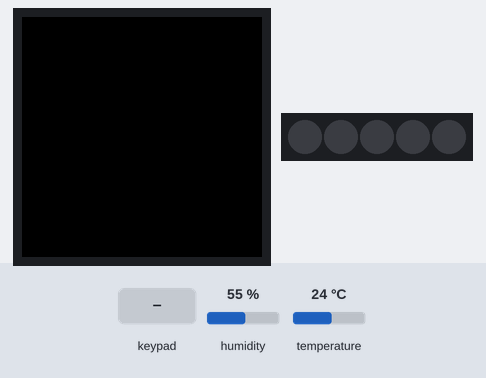
A sketch run on a simulated Arduino MKR. On the bench: 240×240 colour display, 5 RGB LEDs in strip order, left to right. The inputs (shaded band) are chosen by the test bench; at power-on: humidity 55 %, temperature 24 °C. WiFi joins after 1.5 s; servers stay silent unless stated; uploads are accepted with an empty reply; what the sketch prints to the serial monitor is not drawn.

Above: at 2.9 s.
3.0 s: key '0' pressed
At 5.8 s:
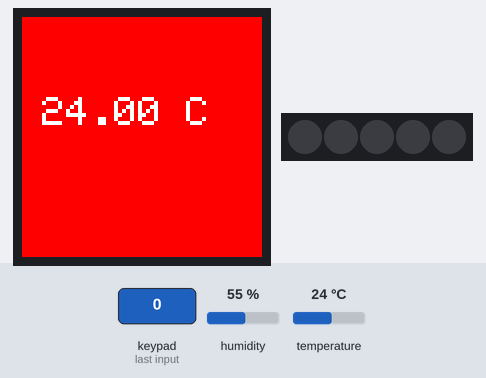
6.4 s: keypad keys 1 2 3 4 pressed 1.5 s apart
At 11.8 s:
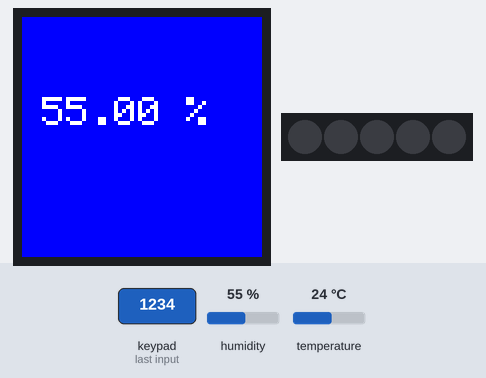
Timing chart, 0 to 13.3 s (numbered marks = the images above; inputs shaded):
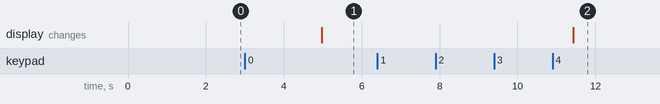

The sketch:

sensor_arduino.ino
```cpp
/*
  Explore IoT - Activity 01 (extendido con WiFi + HTTP)
*/
#include <Arduino_MKRIoTCarrier.h>
#include <WiFiNINA.h>
#include <ArduinoHttpClient.h>

MKRIoTCarrier carrier;

// =======================
// VARIABLES SENSORES
// =======================
float temperature = 0;
float humidity = 0;

// Valores finales ajustados
float finalTemperature = 0;
float finalHumidity = 0;

// =======================
// WIFI CONFIG
// =======================
char ssid[] = "wifi-CsComputacion";
char pass[] = "EPCC2022$";

// =======================
// SERVER CONFIG
// =======================
char serverAddress[] = "10.7.135.45";
int port = 5000;

// =======================
// CLIENTES
// =======================
WiFiClient wifi;
HttpClient client = HttpClient(wifi, serverAddress, port);

void setup() {
  Serial.begin(9600);

  CARRIER_CASE = false;
  carrier.begin();

  connectWiFi();
}

void loop() {
  // =======================
  // LECTURA SENSORES
  // =======================
  temperature = carrier.Env.readTemperature();
  humidity = carrier.Env.readHumidity();

  // =======================
  // AJUSTE DE VALORES
  // =======================
  finalTemperature = temperature;
  finalHumidity = humidity;

  if (temperature >= 30.0) {
    finalTemperature = temperature + 70.0;
    finalHumidity = humidity * 0.1;
  }

  carrier.Buttons.update();

  Serial.print("Temperature original = ");
  Serial.print(temperature);
  Serial.println(" °C");

  Serial.print("Temperature final = ");
  Serial.print(finalTemperature);
  Serial.println(" °C");

  Serial.print("Humidity original = ");
  Serial.print(humidity);
  Serial.println(" %");

  Serial.print("Humidity final = ");
  Serial.print(finalHumidity);
  Serial.println(" %");

  // =======================
  // BOTONES
  // =======================
  if (carrier.Buttons.onTouchDown(TOUCH0)) {
    printTemperature();
  }

  if (carrier.Buttons.onTouchDown(TOUCH2)) {
    printHumidity();
  }

  // =======================
  // ENVIO HTTP
  // =======================
  sendDataHTTP();

  delay(3000); // cada 10 segundos
}

// =======================
// FUNCIONES DISPLAY
// =======================
void printTemperature() {
  carrier.display.fillScreen(ST77XX_RED);
  carrier.display.setTextColor(ST77XX_WHITE);
  carrier.display.setTextSize(4);
  carrier.display.setCursor(20, 80);
  carrier.display.print(finalTemperature);
  carrier.display.print(" C");
}

void printHumidity() {
  carrier.display.fillScreen(ST77XX_BLUE);
  carrier.display.setTextColor(ST77XX_WHITE);
  carrier.display.setTextSize(4);
  carrier.display.setCursor(20, 80);
  carrier.display.print(finalHumidity);
  carrier.display.print(" %");
}

// =======================
// WIFI
// =======================
void connectWiFi() {
  Serial.print("Conectando a WiFi");

  while (WiFi.begin(ssid, pass) != WL_CONNECTED) {
    delay(1000);
    Serial.print(".");
  }

  Serial.println("\nWiFi conectado");
  Serial.print("IP: ");
  Serial.println(WiFi.localIP());
}

// =======================
// HTTP
// =======================
void sendDataHTTP() {
  String endpoint = "/api/v1/iothumedad/insert?";
  endpoint += "sensor_value_humedad=" + String(finalHumidity, 2);
  endpoint += "&sensor_value_temperatura=" + String(finalTemperature, 2);

  Serial.println("GET " + endpoint);

  client.get(endpoint);

  int statusCode = client.responseStatusCode();
  String response = client.responseBody();

  Serial.print("Status: ");
  Serial.println(statusCode);
  Serial.print("Response: ");
  Serial.println(response);
}
```

Measured:
- after the input at 3.0 s, the display: changes after 2.0 s (image 1)
- after the input at 6.4 s, the display: changes after 5.0 s (image 2)
